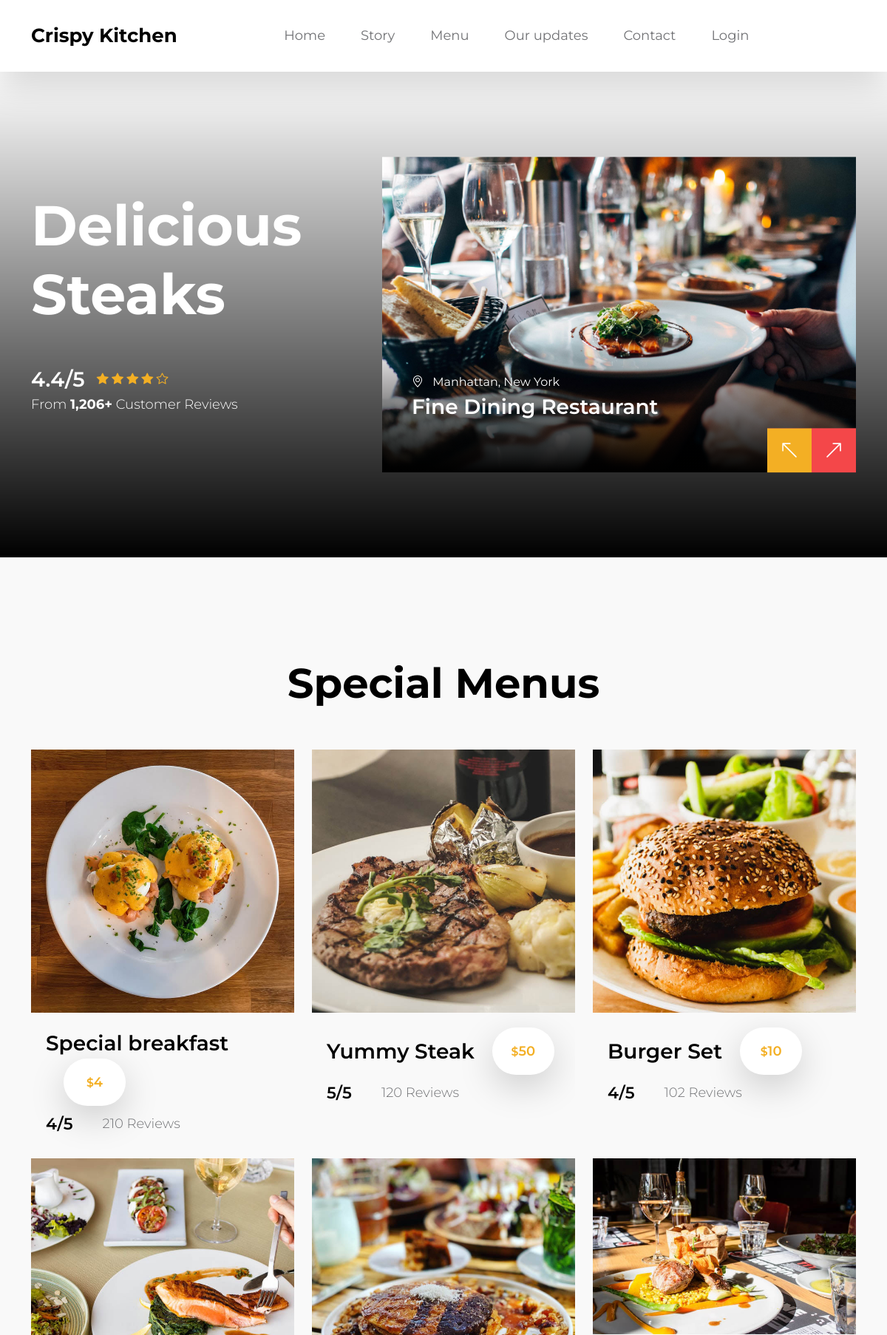
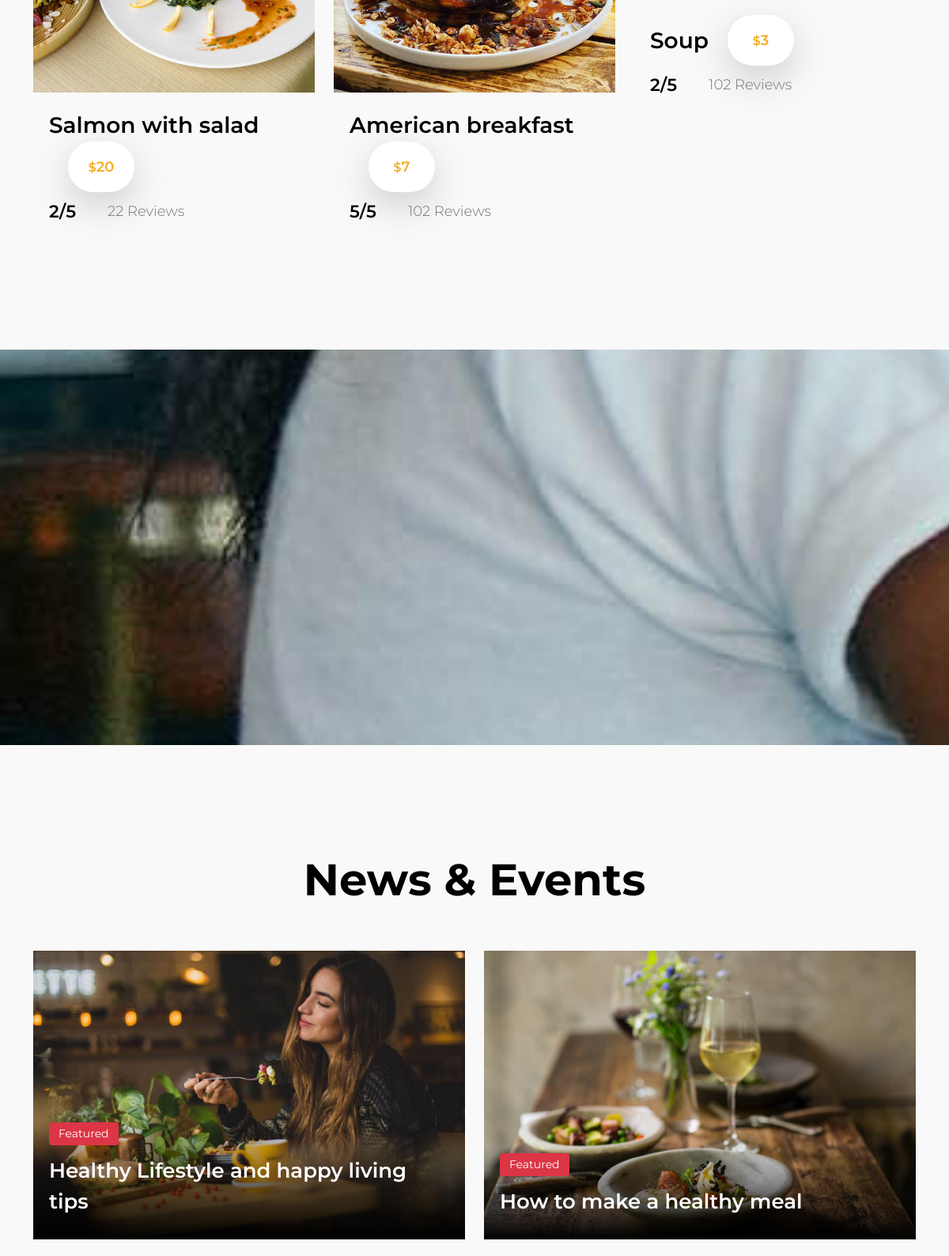
The app's page /restaurant/index.php (upper part) with its own data (2 pictures, top to bottom).
### tables this page shows
CREATE TABLE `food` (
  `id` int(11) NOT NULL,
  `img` varchar(455) NOT NULL,
  `title` varchar(45) NOT NULL,
  `rating` int(11) NOT NULL,
  `reviews` int(11) NOT NULL,
  `price` float NOT NULL,
  `category` varchar(50) NOT NULL
);

### restaurant/lib/DB.php (called while the page is built, shortened)
<?php
class DB
{
    private $host = "localhost";
    private $username = "root";
    private $password = "";
    private $dbName = "Projekt";
    private \PDO $connection;
    public function __construct(
        string $host = "",
        int $port = 3306,
        string $username = "",
        string $password = "",
        string $dbName = ""
    ) {
        if (!empty($host)) {
            $this->host = $host;
        }
        if (!empty($username)) {
            $this->username = $username;
        }
        if (!empty($dbName)) {
            $this->dbName = $dbName;
        }
        try {
            $this->connection = new \PDO(
                "mysql:host=$this->host;dbname=$this->dbName;charset=utf8mb4",
                $this->username,
                $this->password
            );
            $this->connection->setAttribute(\PDO::ATTR_ERRMODE, \PDO::ERRMODE_EXCEPTION);
        } catch (\PDOException $e) {
            echo "Connection failed: " . $e->getMessage();
        }
    }
    public function getMenuItems(): array
    {
        $sql = "SELECT menuName, menuUrl FROM NavigationMenu";
        $query = $this->connection->query($sql);
        $data = $query->fetchAll(\PDO::FETCH_ASSOC);
        $finalMenu = [];
        foreach ($data as $menuItem) {
            $finalMenu[$menuItem['menuName']] = $menuItem['menuUrl'];
        }
        return $finalMenu;
    }
    public function getItems(): array
    {
        $sql = "SELECT id, title, img, rating, reviews, price, category FROM food";
        $query = $this->connection->query($sql);
        $data = $query->fetchAll(\PDO::FETCH_ASSOC);
        return $data;
    }
}

### restaurant/index.php (the view, shortened to what this page needs)
<?php
require_once 'lib/DB.php';
$dbInstance = new \restaurant\lib\DB();
$restaurantItems = $dbInstance -> getItems();
?>
<!DOCTYPE html>
<html lang="en">
<head>
    <link href="css/bootstrap.min.css" rel="stylesheet">
    <link href="css/bootstrap-icons.css" rel="stylesheet">
    <link href="css/tooplate-crispy-kitchen.css" rel="stylesheet">
</head>
<body>
    <?php
    include_once "parts/header.php";
    ?>
    <main>
        <section class="hero">
            <div class="container">
                <div class="row">
                    <div class="col-lg-5 col-12 m-auto">
                        <div class="heroText">
                            <h1 class="text-white mb-lg-5 mb-3">Delicious Steaks</h1>
                            <div class="c-reviews my-3 d-flex flex-wrap align-items-center">
                                <div class="d-flex flex-wrap align-items-center">
                                    <h4 class="text-white mb-0 me-3">4.4/5</h4>
                                    <div class="reviews-stars">
                                        <i class="bi-star-fill reviews-icon"></i>
                                        <i class="bi-star-fill reviews-icon"></i>
                                        <i class="bi-star-fill reviews-icon"></i>
                                        <i class="bi-star-fill reviews-icon"></i>
                                        <i class="bi-star reviews-icon"></i>
                                    </div>
                                </div>
                                <p class="text-white w-100">From <strong>1,206+</strong> Customer Reviews</p>
                            </div>
                        </div>
                    </div>
                    <div class="col-lg-7 col-12">
                        <div id="carouselExampleCaptions" class="carousel carousel-fade hero-carousel slide" data-bs-ride="carousel">
                            <div class="carousel-inner">
                                <div class="carousel-item active">
                                    <div class="carousel-image-wrap">
                                        <img src="images/slide/jay-wennington-N_Y88TWmGwA-unsplash.jpg" class="img-fluid carousel-image" alt="">
                                    </div>
                                    <div class="carousel-caption">
                                        <span class="text-white">
                                            <i class="bi-geo-alt me-2"></i>
                                            Manhattan, New York
                                        </span>
                                        <h4 class="hero-text">Fine Dining Restaurant</h4>
                                    </div>
                                </div>
                            </div>
                            <button class="carousel-control-prev" type="button" data-bs-target="#carouselExampleCaptions" data-bs-slide="prev">
                                <span class="carousel-control-prev-icon" aria-hidden="true"></span>
                            </button>
                            <button class="carousel-control-next" type="button" data-bs-target="#carouselExampleCaptions" data-bs-slide="next">
                                <span class="carousel-control-next-icon" aria-hidden="true"></span>
                            </button>
                        </div>
                    </div>
                </div>
            </div>
        </section>
        <section class="menu section-padding">
            <div class="container">
                <div class="row">
                    <div class="col-12">
                        <h2 class="text-center mb-lg-5 mb-4">Special Menus</h2>
                    </div>
                    <?php foreach($restaurantItems as $item): ?>
                    <div class="col-lg-4 col-md-6 col-12">
                        <div class="menu-thumb">
                            <div class="menu-image-wrap">
                                <img src="<?php echo $item['img'];  ?>" class="img-fluid menu-image" alt="">
                            </div>
                            <div class="menu-info d-flex flex-wrap align-items-center">
                                <h4 class="mb-0"><?php echo $item['title'];  ?></h4>
                                <span class="price-tag bg-white shadow-lg ms-4"><small>$</small><?php echo $item['price'];  ?></span>
                                <div class="d-flex flex-wrap align-items-center w-100 mt-2">
                                    <h6 class="reviews-text mb-0 me-3"><?php echo $item['rating'];  ?>/5</h6>
                                    <p class="reviews-text mb-0 ms-4"><?php echo $item['reviews'];  ?> Reviews</p>
                                </div>
                            </div>
                        </div>
                    </div>
                    <?php endforeach; ?>
                </div>
            </div>
        </section>
        <section class="BgImage"></section>
        <section class="news section-padding">
            <div class="container">
                <div class="row">
                    <h2 class="text-center mb-lg-5 mb-4">News &amp; Events</h2>
                    <div class="col-lg-6 col-md-6 col-12">
                        <div class="news-thumb mb-4">
                            <a href="news-detail.html">
                                <img src="images/news/pablo-merchan-montes-Orz90t6o0e4-unsplash.jpg" class="img-fluid news-image" alt="">
                            </a>
                            <div class="news-text-info news-text-info-large">
                                <span class="category-tag bg-danger">Featured</span>
                                <h5 class="news-title mt-2">
                                    <a href="news-detail.html" class="news-title-link">Healthy Lifestyle and happy living tips</a>
                                </h5>
                            </div>
                        </div>
                    </div>
                    <div class="col-lg-6 col-md-6 col-12">
                        <div class="news-thumb mb-4">
                            <a href="news-detail.html">
                                <img src="images/news/stefan-johnson-xIFbDeGcy44-unsplash.jpg" class="img-fluid news-image" alt="">
                            </a>
                            <div class="news-text-info news-text-info-large">
                                <span class="category-tag bg-danger">Featured</span>
                                <h5 class="news-title mt-2">
                                    <a href="news-detail.html" class="news-title-link">How to make a healthy meal</a>
                                </h5>
                            </div>
                        </div>
                    </div>
                </div>
            </div>
        </section>
    </main>
</body>
</html>

### restaurant/parts/header.php (shortened to what this page needs)
<?php
include_once "lib/DB.php";
$db = new DB("localhost", 3306, "root", "", "Projekt");
?>
<nav class="navbar navbar-expand-lg bg-white shadow-lg">
    <div class="container">
        <a class="navbar-brand" href="index.html">
            Crispy Kitchen
        </a>
        <div class="collapse navbar-collapse" id="navbarNav">
            <ul class="navbar-nav mx-auto">
                <?php
                $menu = $db->getMenuItems();
                foreach ($menu as $menuName => $menuUrl) {
                    echo '<li class="nav-item"><a class="nav-link" href="' . $menuUrl . '">' . $menuName . '</a></li>';
                }
                ?>
                <li class="nav-item"><a class="nav-link" href="http://localhost/Projekt/restaurant/admin/login.php">Login</a></li>
            </ul>
        </div>
    </div>
</nav>

### records on screen
food: img (picture), title "Special breakfast", price "4", rating "4", reviews "210"
food: img (picture), title "Yummy Steak", price "50", rating "5", reviews "120"
food: img (picture), title "Burger Set", price "10", rating "4", reviews "102"
food: img (picture), title "Salmon with salad", price "20", rating "2", reviews "22"
food: img (picture), title "American breakfast", price "7", rating "5", reviews "102"
food: img (picture), title "Soup", price "3", rating "2", reviews "102"

### other values on screen
$menuName "Home"
$menuName "Story"
$menuName "Menu"
$menuName "Our updates"
$menuName "Contact"
